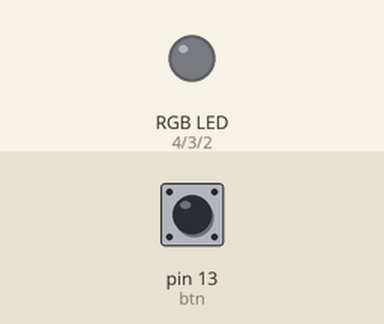
Recording of a sketch running on a simulated Arduino Uno, built with avr-gcc and run on an emulated ATmega328P. Parts: an RGB LED mixed from three pins (HIGH = lit). The test bench sets the inputs (shaded band); at power-on: pin 13 (btn) LOW.

Above: at 1.2 s.
1.3 s: pin 13 (btn) pulled HIGH for 0.15 s
At 2.3 s:
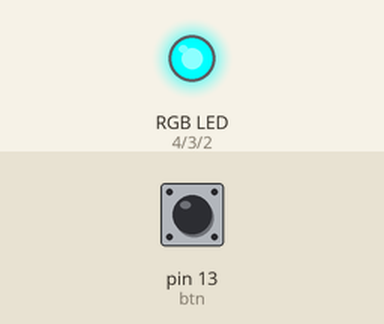
2.9 s: pin 13 (btn) pulled HIGH for 1 s
At 4.8 s:
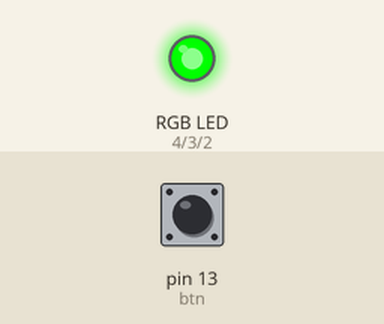
5.4 s: pin 13 (btn) pulled HIGH for 0.15 s
At 6.6 s:
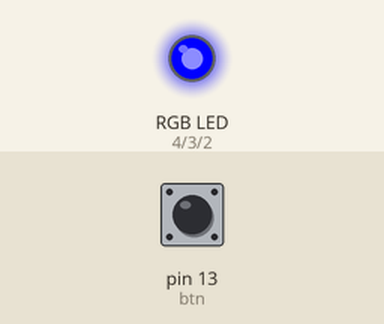
7.0 s: pin 13 (btn) pulled HIGH for 3.2 s
At 10.8 s:
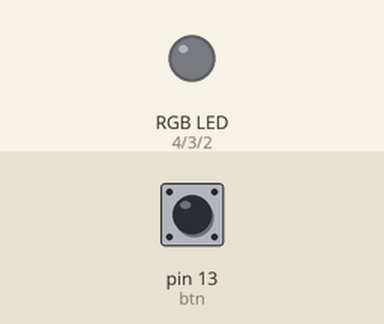
Timing chart, 0 to 12.3 s (numbered marks = the images above; inputs shaded):
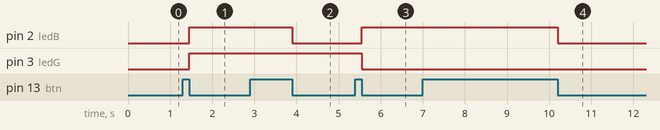

The sketch:

primeiro_led_rgb.ino
```cpp
#define btn 13
#define ledR 4
#define ledG 3
#define ledB 2
#define maximo 4

int clicado;
int liberado;
int ciclo;

void desliga() {
  digitalWrite(ledR, 0);
  digitalWrite(ledG, 0);
  digitalWrite(ledB, 0);
}
void vermelho() {
  digitalWrite(ledR, 0);
  digitalWrite(ledG, 254);
  digitalWrite(ledB, 100);
}
void amarelo() {
  digitalWrite(ledR, 0);
  digitalWrite(ledG, 1);
  digitalWrite(ledB, 0);
}
void azul() {
  digitalWrite(ledR, 0);
  digitalWrite(ledG, 0);
  digitalWrite(ledB, 1);
}

void trocaLed() {
  if (ciclo == 0) {
    vermelho();
  } else if (ciclo == 1) {
    amarelo();
  } else if (ciclo == 2) {
    azul();
  } else if (ciclo == 3) {
    desliga();
  }
  ciclo++;

  if (ciclo > 3) {
    ciclo = 0;
  }
}

void verificaBtn() {
  if (digitalRead(btn) == 1) {
    clicado = 1;
    liberado = 0;
  } else {
    liberado = 1;
  }

  if (clicado == 1 and liberado == 1) {
    clicado = 0;
    liberado = 0;
    trocaLed();
  }
}

void setup() {
  pinMode(btn, INPUT);
  pinMode(ledR, OUTPUT);
  pinMode(ledG, OUTPUT);
  pinMode(ledB, OUTPUT);
}

void loop() {
  verificaBtn();
}
```

Measured:
- after the input at 1.3 s, pin 2 (ledB), pin 3 (ledG): LOW → HIGH after 0.15 s
- after the input at 2.9 s, pin 2 (ledB): HIGH → LOW after 1.0 s
- after the input at 5.4 s, pin 2 (ledB): LOW → HIGH after 0.15 s; pin 3 (ledG): HIGH → LOW after 0.15 s
- after the input at 7.0 s, pin 2 (ledB): HIGH → LOW after 3.2 s
